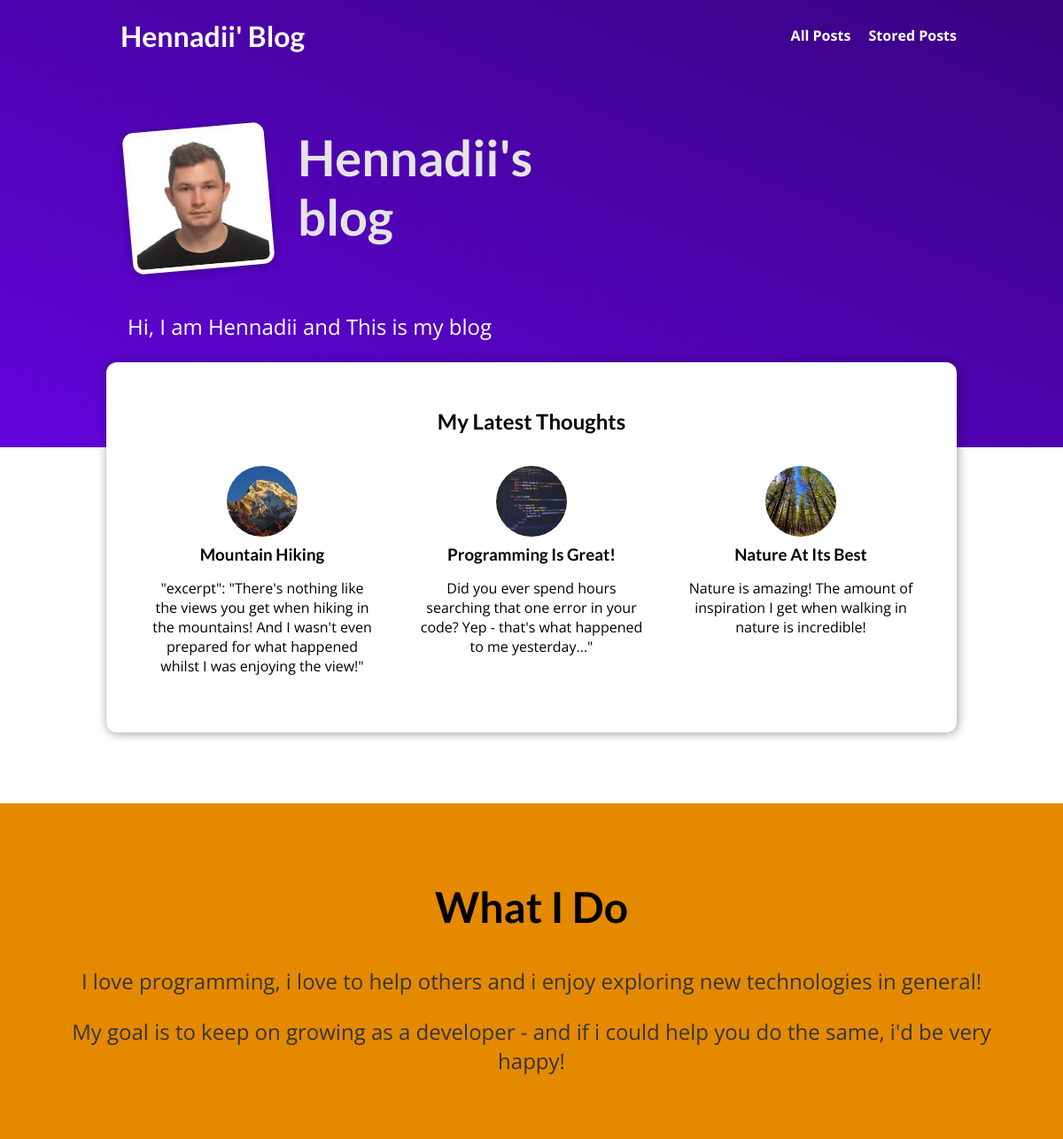
The page / on the database its author committed.
### blog/models.py (models this page shows, shortened)
class Post(models.Model):
    title = models.CharField(max_length=150)
    excerpt = models.CharField(max_length=200)
    image = models.ImageField(upload_to='posts', null=True)
    date = models.DateField(auto_now=True)
    slug = models.SlugField(unique=True)
    content = models.TextField(validators=[MinLengthValidator(10)])
    author = models.ForeignKey(
        Author, on_delete=models.SET_NULL, null=True, related_name="posts")
    tags = models.ManyToManyField(Tag)

### blog/views.py (the view)
# urls.py: path('', views.StartingPageView.as_view(), name="starting-page"),
class StartingPageView(ListView):
    template_name = 'blog/index.html'
    model = Post
    ordering = ['-date']
    context_object_name = 'posts'
    def get_queryset(self):
        queryset = super().get_queryset()
        data = queryset[:3]
        return data

### blog/templates/blog/index.html (shortened to what this page needs)
{% extends "base.html" %}
{% load static %}
{% block css_files %}
<link rel="stylesheet" href="{% static 'blog/index.css' %}" />
<link rel="stylesheet" href="{% static 'blog/post.css' %}" />
{% endblock  %}
{% block content %}
  <section id="welcome">
    <header>
        <img src="{% static "blog/images/me.jpg" %}" alt="Hennadii - The Author Of This Blog" />
        <h2>
            Hennadii's blog
        </h2>
    </header>
    <p>Hi, I am Hennadii and This is my blog</p>
  </section>
  <section id="latest-posts">
    <h2>
        My Latest Thoughts
    </h2>
    <ul>
      {% for post in posts %}
      {% include "blog/includes/post.html" %}
      {% endfor %}
    </ul>
  </section>
  <section id="about">
    <h2>
        What I Do
    </h2>
    <p>
        I love programming, i love to help others and i enjoy exploring  new technologies in general!
    </p>
    <p>
        My goal is to keep on growing as a developer - and if i could help you do the same, i'd be very happy!
    </p>
  </section>
{% endblock  %}

### blog/templates/blog/includes/post.html
{% load static %}
{% block css_files %}
    <link rel="stylesheet" href="{% static 'blog/post.css' %}" />
{% endblock  %}
<li>
    <article class="post">
        <a href="{% url 'post-detail-page' slug=post.slug %}">
            <img width="100" height="100" src="{{post.image.url}}" alt="{{ post.title }}" />
            <div class="post__content">
                <h3>{{ post.title }}</h3>
                <p>{{ post.excerpt }}</p>
            </div>
        </a>
    </article>
</li>

### static/app.css (style rules this page uses)
* { box-sizing: border-box; }
html { font-family: 'Open Sans', 'Lato', sans-serif; }
body { margin: 0; }
h1, h2, h3 { font-family: 'Lato', sans-serif; font-weight: bold; }

### blog/static/blog/index.css (style rules this page uses)
#welcome { background: linear-gradient(to right top, #6305dd, #390281); padding: 6rem 12%; }
#welcome header { display: flex; align-items: flex-start; margin: 3rem auto; }
#welcome img { width: 10rem; height: 10rem; object-fit: cover; object-position: top; border: 5px solid white; border-radius: 12px; background-color: #ffe1bf; transform: rotateZ(-5deg); box-shadow: 0 2px 8px rgba(0, 0, 0, 0.25); }
#welcome h2 { font-size: 3.5rem; margin: 0 0 0 2rem; color: #e4e4e4; width: 10rem; }
#welcome p { color: white; font-size: 1.5rem; }
#latest-posts { background-color: white; padding: 2rem; border-radius: 12px; width: 60rem; margin: -6rem auto 2rem auto; box-shadow: 1px 1px 12px rgba(0, 0, 0, 0.4); }
#latest-posts h2 { text-align: center; }
#latest-posts ul { list-style: none; margin: 0; padding: 0; display: flex; gap: 1rem; }
#latest-posts li { flex: 1; }
#about { text-align: center; padding: 3rem; background-color: #e48900; margin-top: 5rem; }
#about h2 { font-size: 3rem; }
#about p { font-size: 1.5rem; color: #353535; }

### blog/static/blog/post.css (style rules this page uses)
.post { display: flex; flex-direction: column; align-items: center; text-align: center; }
.post a { text-decoration: none; color: black; transition: all 0.2s ease; padding: 1rem; }
.post img { width: 5rem; height: 5rem; object-fit: cover; border-radius: 50%; }
.post h3 { margin: 0.25rem 0; }

### rows shown on the page
Post: image (picture), title "Mountain Hiking", excerpt "\"excerpt\": \"There's nothing like the views you get when hiking in the mountains! And I wasn't even prepared for what happened whilst I was enjoying the view!\""
Post: image (picture), title "Programming Is Great!", excerpt "Did you ever spend hours searching that one error in your code? Yep - that's what happened to me yesterday...\""
Post: image (picture), title "Nature At Its Best", excerpt "Nature is amazing! The amount of inspiration I get when walking in nature is incredible!"
